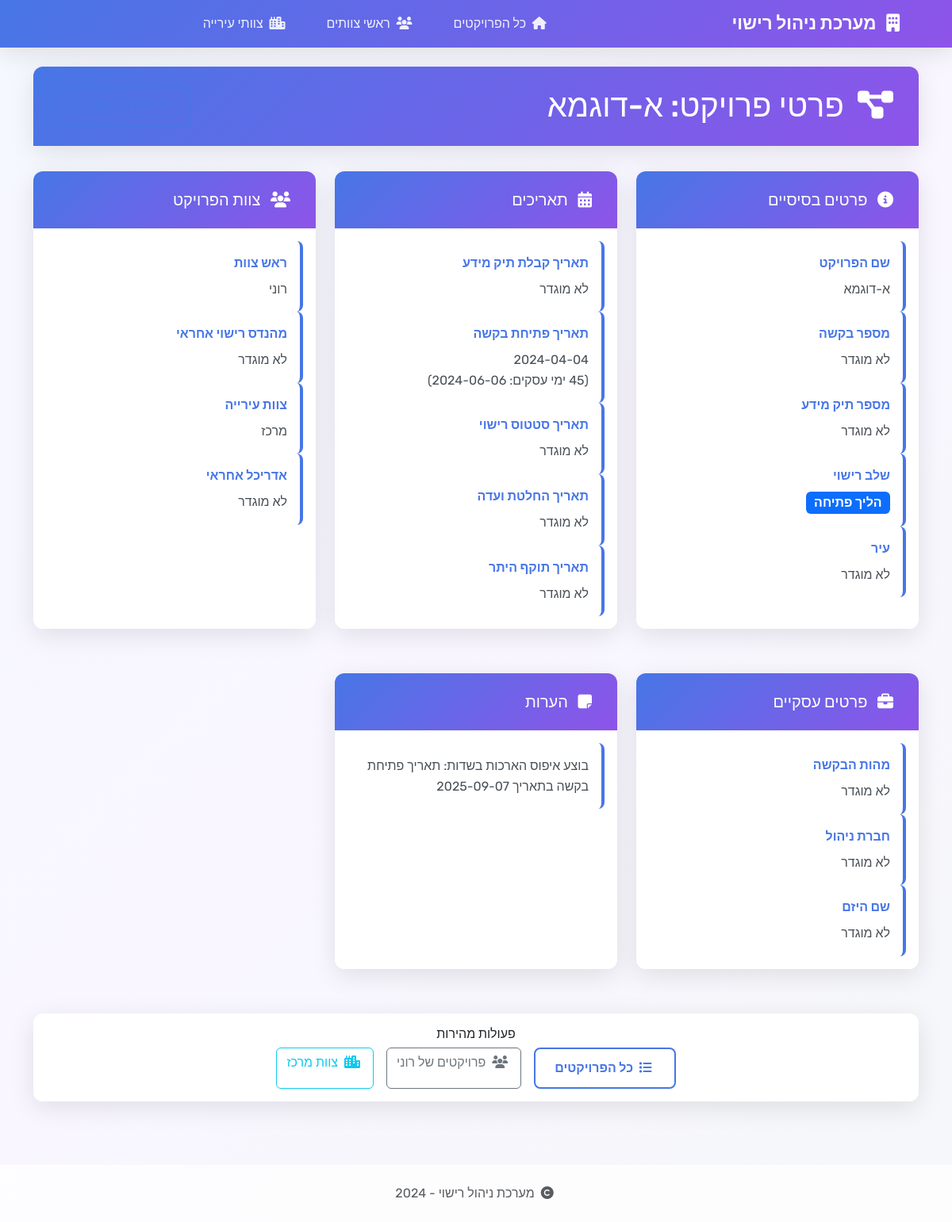
Page /project/340 on the committed database.
### tables this page shows
CREATE TABLE projects (
                id INTEGER PRIMARY KEY AUTOINCREMENT,
                project_name TEXT NOT NULL,
                request_number TEXT NOT NULL,
                date TEXT NOT NULL,
                team_leader TEXT NOT NULL,
                stage TEXT NOT NULL
            , request_date TEXT, opening_date TEXT, notes TEXT, licensing_engineer TEXT, request_types TEXT, engineer TEXT, info_file_number TEXT, status_date TEXT, management_company TEXT, entrepreneur_name TEXT, architect TEXT, city TEXT, city_team TEXT, committee_date TEXT, permit_validity_date TEXT, info_date_extension INTEGER DEFAULT 0, opening_date_extension INTEGER DEFAULT 0, status_date_extension INTEGER DEFAULT 0, committee_date_extension INTEGER DEFAULT 0, permit_validity_date_extension INTEGER DEFAULT 0);

### app.py (the view)
@app.route('/project/<int:project_id>')
def project_detail(project_id):
    conn = get_db_connection()
    project = conn.execute("""
        SELECT
            id, project_name, request_number, info_file_number,
            date, opening_date, status_date, committee_date, permit_validity_date,
            team_leader, stage, request_types, engineer, management_company,
            entrepreneur_name, architect, city, notes,
            info_date_extension, opening_date_extension, status_date_extension,
            committee_date_extension, permit_validity_date_extension, city_team
        FROM projects
        WHERE id = ?
    """, (project_id,)).fetchone()
    conn.close()
    if not project:
        return "פרויקט לא נמצא", 404
    project_dict = dict(project)
    if project_dict.get('date'):
        project_dict['formatted_info_date'] = format_date_with_extension(
            project_dict['date'],
            project_dict.get('info_date_extension', 0),
            'info'
        )
    if project_dict.get('opening_date'):
        project_dict['formatted_opening_date'] = format_date_with_extension(
            project_dict['opening_date'],
            project_dict.get('opening_date_extension', 0),
            'opening'
        )
    if project_dict.get('committee_date'):
        project_dict['formatted_committee_date'] = format_date_with_extension(
            project_dict['committee_date'],
            project_dict.get('committee_date_extension', 0),
            'committee'
        )
    if project_dict.get('permit_validity_date'):
        project_dict['formatted_permit_date'] = format_date_with_extension(
            project_dict['permit_validity_date'],
            project_dict.get('permit_validity_date_extension', 0),
            'permit'
        )
    return render_template('project_detail.html', project=project_dict)

### app.py (called while the page is built, shortened)
def get_db_connection():
    conn = sqlite3.connect(DATABASE_PATH)
    conn.row_factory = sqlite3.Row
    return conn

def format_date_with_extension(original_date_str, extension_value, field_type):
    if not original_date_str:
        return ""
    try:
        original_date = datetime.strptime(original_date_str, '%Y-%m-%d')
        if extension_value < -100000000:
            date_number = abs(extension_value + 100000000)
            year = date_number // 10000
            month = (date_number % 10000) // 100
            day = date_number % 100
            try:
                target_date = datetime(year, month, day)
                return f"{original_date_str}<br>(תאריך יעד: {target_date.strftime('%Y-%m-%d')})"
            except ValueError:
                pass
        else:
            return format_base_date_by_type(original_date_str, field_type)
    except Exception as e:
        return original_date_str

def calculate_base_date_by_type(original_date, field_type):
    if field_type == 'opening':
        business_target = calculate_business_days(original_date.strftime('%Y-%m-%d'), 45)
        return datetime.strptime(business_target, '%Y-%m-%d') if business_target else original_date + timedelta(days=180)
    elif field_type in ['info', 'committee']:
        return original_date + timedelta(days=730)
    elif field_type == 'permit':
        return original_date + timedelta(days=1095)
    else:
        return original_date + timedelta(days=180)

def format_base_date_by_type(original_date_str, field_type):
    if not original_date_str:
        return ""
    try:
        original_date = datetime.strptime(original_date_str, '%Y-%m-%d')
        base_date = calculate_base_date_by_type(original_date, field_type)
        if field_type == 'opening':
            business_target = calculate_business_days(original_date_str, 45)
            return f"{original_date_str}<br>(45 ימי עסקים: {business_target})"
        elif field_type in ['info', 'committee']:
            return f"{original_date_str}<br>(2 שנים: {base_date.strftime('%Y-%m-%d')})"
        elif field_type == 'permit':
            return f"{original_date_str}<br>(3 שנים: {base_date.strftime('%Y-%m-%d')})"
        else:
            return original_date_str
    except:
        return original_date_str

### templates/project_detail.html (shortened to what this page needs)
{% extends "base.html" %}
{% block content %}
<div class="row">
    <div class="col-12">
        <div class="card">
            <div class="card-header d-flex justify-content-between align-items-center">
                <h1 class="mb-0">
                    <i class="fas fa-project-diagram me-2"></i>
                    פרטי פרויקט: {{ project.project_name }}
                </h1>
                <a href="{{ url_for('index') }}" class="btn btn-outline-primary">
                    <i class="fas fa-arrow-right me-1"></i>
                </a>
            </div>
        </div>
        <div class="project-detail-grid">
            <div class="card">
                <div class="card-header">
                    <h5 class="mb-0">
                        <i class="fas fa-info-circle me-2"></i>
                        פרטים בסיסיים
                    </h5>
                </div>
                <div class="card-body">
                    <div class="detail-item">
                        <div class="detail-label">שם הפרויקט</div>
                        <div class="detail-value">{{ project.project_name or 'לא מוגדר' }}</div>
                    </div>
                    <div class="detail-item">
                        <div class="detail-label">מספר בקשה</div>
                        <div class="detail-value">{{ project.request_number or 'לא מוגדר' }}</div>
                    </div>
                    <div class="detail-item">
                        <div class="detail-label">מספר תיק מידע</div>
                        <div class="detail-value">{{ project.info_file_number or 'לא מוגדר' }}</div>
                    </div>
                    <div class="detail-item">
                        <div class="detail-label">שלב רישוי</div>
                        <div class="detail-value">
                            <span class="badge bg-primary fs-6">{{ project.stage or 'לא מוגדר' }}</span>
                        </div>
                    </div>
                    <div class="detail-item">
                        <div class="detail-label">עיר</div>
                        <div class="detail-value">{{ project.city or 'לא מוגדר' }}</div>
                    </div>
                </div>
            </div>
            <div class="card">
                <div class="card-header">
                    <h5 class="mb-0">
                        <i class="fas fa-calendar-alt me-2"></i>
                        תאריכים
                    </h5>
                </div>
                <div class="card-body">
                    <div class="detail-item">
                        <div class="detail-label">תאריך קבלת תיק מידע</div>
                        <div class="detail-value">{{ project.formatted_info_date|safe or project.date or 'לא מוגדר' }}</div>
                    </div>
                    <div class="detail-item">
                        <div class="detail-label">תאריך פתיחת בקשה</div>
                        <div class="detail-value">{{ project.formatted_opening_date|safe or project.opening_date or 'לא מוגדר' }}</div>
                    </div>
                    <div class="detail-item">
                        <div class="detail-label">תאריך סטטוס רישוי</div>
                        <div class="detail-value">{{ project.status_date or 'לא מוגדר' }}</div>
                    </div>
                    <div class="detail-item">
                        <div class="detail-label">תאריך החלטת ועדה</div>
                        <div class="detail-value">{{ project.formatted_committee_date|safe or project.committee_date or 'לא מוגדר' }}</div>
                    </div>
                    <div class="detail-item">
                        <div class="detail-label">תאריך תוקף היתר</div>
                        <div class="detail-value">{{ project.formatted_permit_date|safe or project.permit_validity_date or 'לא מוגדר' }}</div>
                    </div>
                </div>
            </div>
            <div class="card">
                <div class="card-header">
                    <h5 class="mb-0">
                        <i class="fas fa-users me-2"></i>
                        צוות הפרויקט
                    </h5>
                </div>
                <div class="card-body">
                    <div class="detail-item">
                        <div class="detail-label">ראש צוות</div>
                        <div class="detail-value">{{ project.team_leader or 'לא מוגדר' }}</div>
                    </div>
                    <div class="detail-item">
                        <div class="detail-label">מהנדס רישוי אחראי</div>
                        <div class="detail-value">{{ project.engineer or 'לא מוגדר' }}</div>
                    </div>
                    <div class="detail-item">
                        <div class="detail-label">צוות עירייה</div>
                        <div class="detail-value">{{ project.city_team or 'לא מוגדר' }}</div>
                    </div>
                    <div class="detail-item">
                        <div class="detail-label">אדריכל אחראי</div>
                        <div class="detail-value">{{ project.architect or 'לא מוגדר' }}</div>
                    </div>
                </div>
            </div>
            <div class="card">
                <div class="card-header">
                    <h5 class="mb-0">
                        <i class="fas fa-briefcase me-2"></i>
                        פרטים עסקיים
                    </h5>
                </div>
                <div class="card-body">
                    <div class="detail-item">
                        <div class="detail-label">מהות הבקשה</div>
                        <div class="detail-value">{{ project.request_types or 'לא מוגדר' }}</div>
                    </div>
                    <div class="detail-item">
                        <div class="detail-label">חברת ניהול</div>
                        <div class="detail-value">{{ project.management_company or 'לא מוגדר' }}</div>
                    </div>
                    <div class="detail-item">
                        <div class="detail-label">שם היזם</div>
                        <div class="detail-value">{{ project.entrepreneur_name or 'לא מוגדר' }}</div>
                    </div>
                </div>
            </div>
            {% if project.notes %}
            <div class="card">
                <div class="card-header">
                    <h5 class="mb-0">
                        <i class="fas fa-sticky-note me-2"></i>
                        הערות
                    </h5>
                </div>
                <div class="card-body">
                    <div class="detail-item">
                        <div class="detail-value" style="white-space: pre-wrap;">{{ project.notes }}</div>
                    </div>
                </div>
            </div>
            {% endif %}
        </div>
        <div class="card mt-4">
            <div class="card-body text-center">
                <h6 class="card-title">פעולות מהירות</h6>
                <div class="d-flex justify-content-center gap-3 flex-wrap">
                    <a href="{{ url_for('index') }}" class="btn btn-outline-primary">
                        <i class="fas fa-list me-1"></i>
                        כל הפרויקטים
                    </a>
                    <a href="{{ url_for('team_leaders', team_leader=project.team_leader) }}" class="btn btn-outline-secondary">
                        <i class="fas fa-users me-1"></i>
                        פרויקטים של {{ project.team_leader }}
                    </a>
                    {% if project.city_team %}
                    <a href="{{ url_for('city_teams', city_team=project.city_team) }}" class="btn btn-outline-info">
                        <i class="fas fa-city me-1"></i>
                        צוות {{ project.city_team }}
                    </a>
                    {% endif %}
                </div>
            </div>
        </div>
    </div>
</div>
{% endblock %}

### templates/base.html (style rules this page uses)
:root { --primary-gradient: linear-gradient(135deg, #4776E6 0%, #8E54E9 100%); --primary-color: #4776E6; --secondary-color: #8E54E9; --bg-gradient: linear-gradient(135deg, #f5f8ff 0%, #f9f6ff 50%, #f5f7fa 100%); --card-shadow: 0 8px 32px rgba(0, 0, 0, 0.1); --border-radius: 12px; }
* { font-family: 'Rubik', -apple-system, BlinkMacSystemFont, 'Segoe UI', sans-serif; }
body { background: var(--bg-gradient); min-height: 100vh; direction: rtl; }
.card { border: none; border-radius: var(--border-radius); box-shadow: var(--card-shadow); backdrop-filter: blur(10px); background: rgba(255, 255, 255, 0.95); margin-bottom: 2rem; }
.card-header { background: var(--primary-gradient); color: white; border: none; border-radius: var(--border-radius) var(--border-radius) 0 0 !important; font-weight: 600; padding: 1.5rem; }
.btn-outline-primary { border: 2px solid var(--primary-color); color: var(--primary-color); border-radius: 8px; padding: 0.75rem 1.5rem; font-weight: 600; transition: all 0.3s ease; }
.project-detail-grid { display: grid; grid-template-columns: repeat(auto-fit, minmax(300px, 1fr)); gap: 1.5rem; }
.detail-item { padding: 1rem; background: rgba(255, 255, 255, 0.7); border-radius: 8px; border-right: 4px solid var(--primary-color); }
.detail-label { font-weight: 600; color: var(--primary-color); margin-bottom: 0.5rem; }
.detail-value { color: #495057; line-height: 1.6; }
.fade-in { animation: fadeIn 0.5s ease-in; }

### rows in the picture
projects: project_name "א-דוגמא", request_number "לא מוגדר", info_file_number "לא מוגדר", stage "הליך פתיחה", city "לא מוגדר", formatted_info_date "לא מוגדר", status_date "לא מוגדר", formatted_committee_date "לא מוגדר", formatted_permit_date "לא מוגדר", team_leader "רוני", engineer "לא מוגדר", city_team "מרכז", architect "לא מוגדר", request_types "לא מוגדר", management_company "לא מוגדר", entrepreneur_name "לא מוגדר", notes "בוצע איפוס הארכות בשדות: תאריך פתיחת בקשה בתאריך 2025-09-07"
